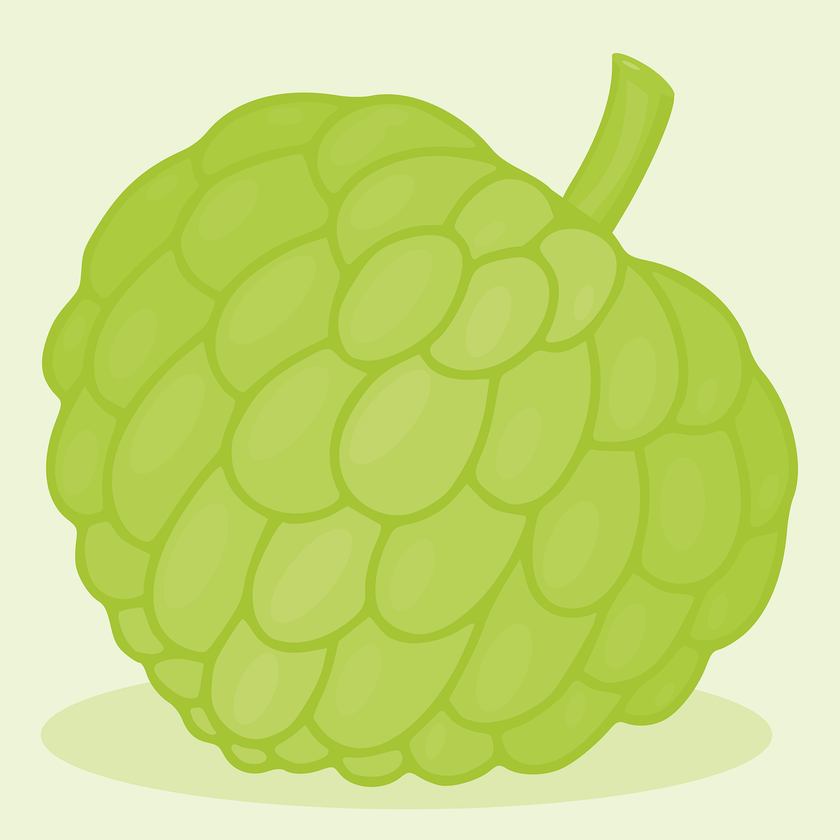
#> input picture 1106_1201_DL/1124_sobel_filtering.png, 840 x 840 px, shrunk from 1280 x 1280 before the run
$ jupyter execute 1124_sobel_filtering.ipynb
#> lines starting #> are read from the running program, lines starting #| are printed output that depends on the picture
[cell 1]
import numpy as np
import matplotlib.pyplot as plt

white_patch = 255 * np.ones(shape=(10, 10))
black_patch = 0 * np.ones(shape=(10, 10))

img1 = np.hstack([white_patch, black_patch])
img2 = np.hstack([black_patch, white_patch])
img = np.vstack([img1, img2])
img = np.tile(img, reps=[2, 2])

fig, axes = plt.subplots(1, 2, figsize=(7, 7))
axes[0].imshow(img, cmap='gray')
axes[0].tick_params(left=False, labelleft=False, bottom=False, labelbottom=False)


x_filter = np.array([[-1, 0, 1],
                     [-2, 0, 2],
                     [-1, 0, 1]])
y_filter = np.array([[1, 2, 1],
                     [0, 0, 0,],
                     [-1, -2, -1]])

H, W = img.shape
F = x_filter.shape[0]
H_ = H - F + 1
W_ = W - F + 1

correlations = np.zeros(shape=(H_, W_))
for h_idx in range(H_):
    for w_idx in range(W_):
        window_mat = img[h_idx:h_idx + F, w_idx:w_idx + F]
        z = np.matmul(window_mat.flatten(), x_filter.flatten())
        correlations[h_idx, w_idx] = z
#> `[cell 1] import numpy as np import matplotlib.pyplot as plt  white_pat..`:
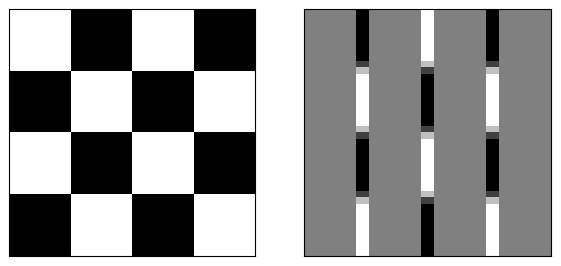
#> figure drawn by matplotlib, 2 panels
print(correlations.shape)
axes[1].imshow(correlations, cmap='gray')
axes[1].tick_params(left=False, labelleft=False, bottom=False, labelbottom=False)

# [14 lines of commented-out code are left out]

[cell 2]
import matplotlib.pyplot as plt
import numpy as np
from PIL import Image
fig, axes = plt.subplots(1, 3, figsize=(7,7))

# filter
x_filter = np.array([[-1, 0, 1],
                     [-2, 0, 2],
                     [-1, 0, 1]])
axes[0].imshow(x_filter, 'gray')
axes[0].tick_params(left=False, labelleft=False, bottom=False, labelbottom=False)
axes[0].set_xlabel('Filter')


# img
img = Image.open('1124_sobel_filtering.png').convert('L')
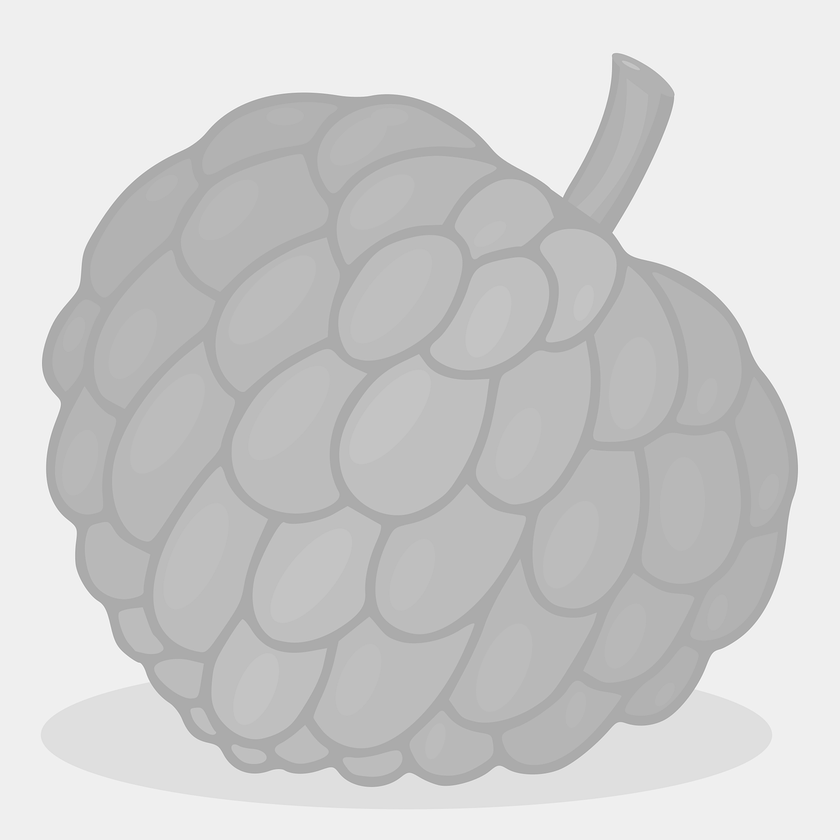
#> img: PIL image 840x840 L; min 162, max 253, mean 205.8
img = np.array(img)
print(f'{img.shape = }')
#| img.shape = (840, 840)
axes[1].imshow(img, 'gray')
axes[1].tick_params(left=False, labelleft=False, bottom=False, labelbottom=False)
axes[1].set_xlabel('Origin Image')


H, W = img.shape
#> H = 840; W = 840
F = x_filter.shape[0]
H_ = H - F + 1
#> H_ = 838
W_ = W - F + 1
#> W_ = 838


# filterd
correlations = np.zeros(shape=(H_, W_))
for h_idx in range(H_):
    for w_idx in range(W_):
        window_mat = img[h_idx:h_idx + F, w_idx:w_idx + F]
        z = np.matmul(window_mat.flatten(), x_filter.flatten())
        correlations[h_idx, w_idx] = z
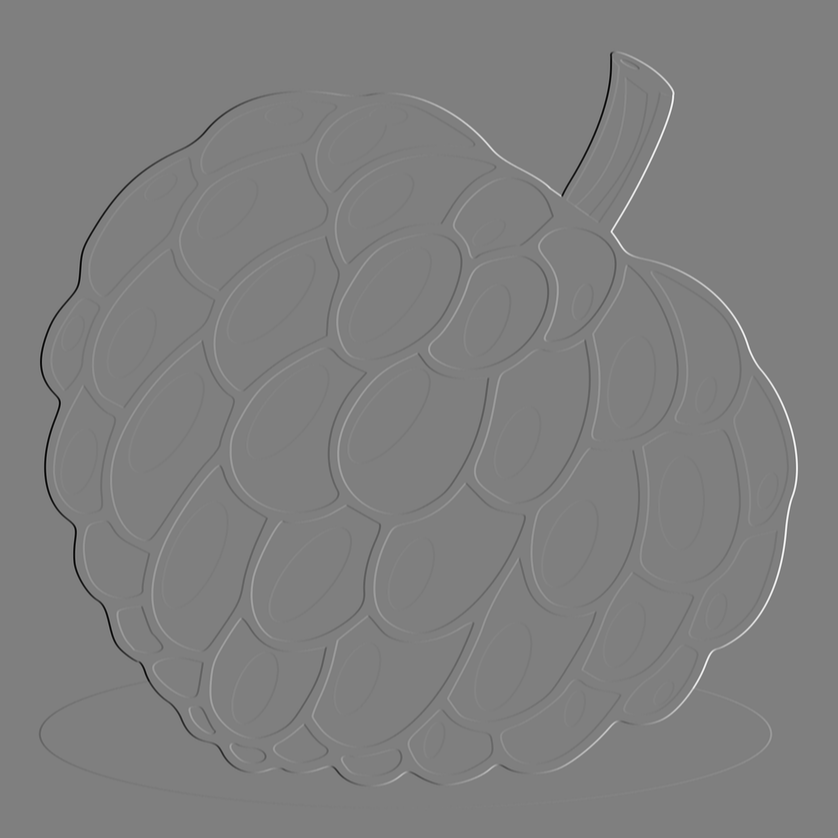
#> correlations: shape (838, 838) float64; min -330, max 332, mean 0; drawn with min black and max white

axes[2].imshow(correlations, cmap='gray', vmin=np.average(correlations) ,vmax=np.max(correlations))
axes[2].tick_params(left=False, labelleft=False, bottom=False, labelbottom=False)
axes[2].set_xlabel('Filtered Image')
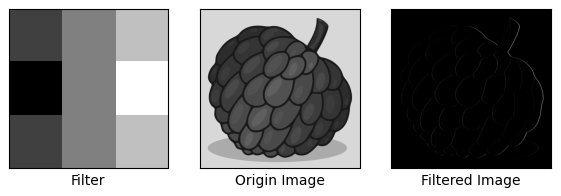
#> figure drawn by matplotlib, 3 panels
